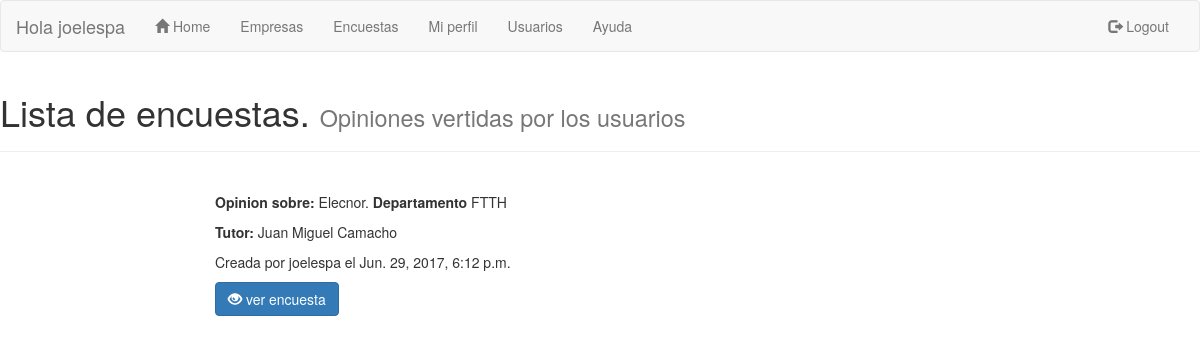
The page /encuesta/ (signed in) on the database as committed earlier.
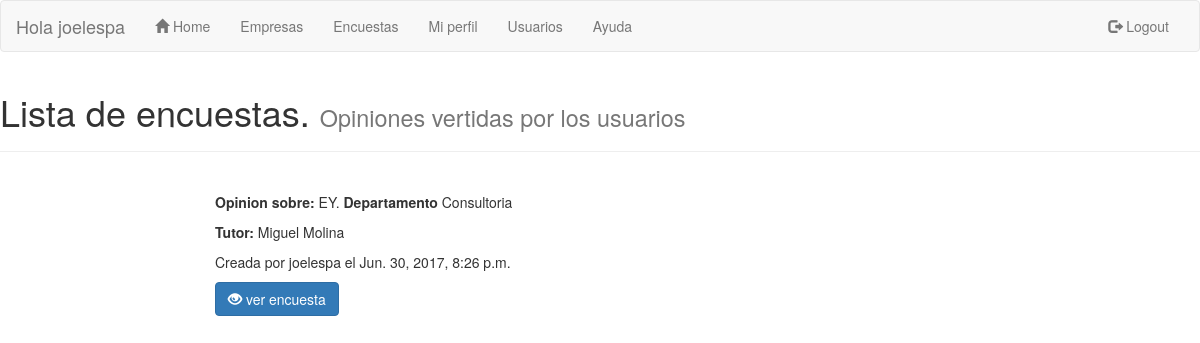
The same page on the database as committed later.
### sopa/models.py (models this page shows)
class usuarios (AbstractUser):
    id_grado = models.IntegerField(null=True,blank=True,default='0')

class encuestas (models.Model):
    user = models.TextField(max_length=20,null=True,blank=True,default='')
    nombre_empresa = models.TextField(max_length=30,null=True,blank=True,default='')
    tutor = models.TextField(max_length=20,null=True,blank=True,default='')
    departamento = models.TextField(max_length=20,null=True,blank=True,default='')
    id_encuesta = models.IntegerField(null=True,blank=True,default='0')
    created_date = models.DateTimeField(default=timezone.now)
    pf1 = models.TextField(max_length=20,null=True,blank=True,default='')
    pf11 = models.TextField(max_length=20,null=True,blank=True,default='')
    pf2 = models.TextField(max_length=20,null=True,blank=True,default='')
    pf22 = models.TextField(max_length=20,null=True,blank=True,default='')
    pb1 = models.TextField(max_length=20,null=True,blank=True,default='')
    pb2 = models.TextField(max_length=20,null=True,blank=True,default='')
    pb3 = models.TextField(max_length=20,null=True,blank=True,default='')
    pb4 = models.TextField(max_length=20,null=True,blank=True,default='')
    ps1 = models.TextField(max_length=20,null=True,blank=True,default='')
    ps2 = models.TextField(max_length=20,null=True,blank=True,default='')
    ps3 = models.TextField(max_length=20,null=True,blank=True,default='')
    ps4 = models.TextField(max_length=20,null=True,blank=True,default='')
    ps5 = models.TextField(max_length=20,null=True,blank=True,default='')
    ps6 = models.TextField(max_length=20,null=True,blank=True,default='')
    ps7 = models.TextField(max_length=20,null=True,blank=True,default='')
    pa1 = models.TextField(max_length=20,null=True,blank=True,default='')
    pa2 = models.TextField(max_length=20,null=True,blank=True,default='')
    nota = models.IntegerField(null=True,blank=True,default='0')

### sopa/views.py (the view)
# urls.py: url(r'^encuesta/$', views.lista_encuestas, name='lista_encuestas'),
@login_required
def lista_encuestas(request):
    encuesta = encuestas.objects.all().order_by('created_date')
    return render(request, 'sopa/lista_encuestas.html', {'titulo': 'SOPA Encuestas' ,'encuestas' : encuesta})

### sopa/templates/sopa/lista_encuestas.html
{% extends "sopa/index.html" %}
{% block content %}
<div class="page-header">
  <h1>Lista de encuestas. <small>Opiniones vertidas por los usuarios</small></h1>
</div>
<br>
 <div class ="col-md-8 col-md-offset-2">
  {%for encuesta in encuestas%}
  <p><b>Opinion sobre:</b> {{encuesta.nombre_empresa}}.<b> Departamento</b> {{encuesta.departamento}}</p>
  <p><b>Tutor: </b>{{encuesta.tutor}}</p>
  <p>Creada por {{encuesta.user}} el {{encuesta.created_date}}</p>
  <p><a href= '/encuesta/detalle/{{encuesta.pk}}' class="btn btn-primary" role="button">
    <span class="glyphicon glyphicon-eye-open" aria-hidden="true"></span>    ver encuesta</a></span></p>
  <br>
{% endfor %}
{% endblock content %}

### sopa/templates/sopa/index.html (shortened to what this page needs)
{% load staticfiles %}
<!DOCTYPE html>
<html lang="en">
<head>
  <link rel="stylesheet" href="https://maxcdn.bootstrapcdn.com/bootstrap/3.3.7/css/bootstrap.min.css">
  <link rel="stylesheet" href="{% static 'css/sopa.css' %}">
  <link href="//maxcdn.bootstrapcdn.com/font-awesome/4.1.0/css/font-awesome.min.css" rel="stylesheet">
</head>
<body>
  <nav class="navbar navbar-default">
    <div class="container-fluid">
      <div class="navbar-header">
        <a class="navbar-brand" >Hola {{ user.username }}</a>
      </div>
      <div class="collapse navbar-collapse" id="myNavbar">
        <ul class="nav navbar-nav">
          <li><a href="/"><span class="glyphicon glyphicon-home" aria-hidden="true"></span> Home</a></li>
          <li><a title="Empresas" href="/empresas">Empresas</a></li>
          <li><a title="Encuestas" href="/encuesta">Encuestas</a></li>
          <li><a title="Mi perfil" href="/usuarios/miperfil">Mi perfil</a></li>
          <li><a title="Usuarios" href="/usuarios">Usuarios</a></li>
          <li><a title="Ayuda" href="/ayuda">Ayuda</a></li>
        </ul>
        <ul class="nav navbar-nav navbar-right">
          {% if user.is_authenticated %}
          <li><a href="/logout"><span class="glyphicon glyphicon-log-out"></span> Logout</a></li>
          {% else %}
          <li><a href="/login"><span class="glyphicon glyphicon-log-in"></span> Sing In</a></li>
          {% endif %}
        </ul>
      </div>
  </div>
</nav>
<body>
{% block content %}
{% endblock content %}
</body>

Rows that differ between the two databases and show on the page:
removed encuestas: nombre_empresa "Elecnor", departamento "FTTH", tutor "Juan Miguel Camacho", user "joelespa", created_date "Jun. 29, 2017, 6:12 p.m."
added encuestas: nombre_empresa "EY", departamento "Consultoria", tutor "Miguel Molina", user "joelespa", created_date "Jun. 30, 2017, 8:26 p.m."
